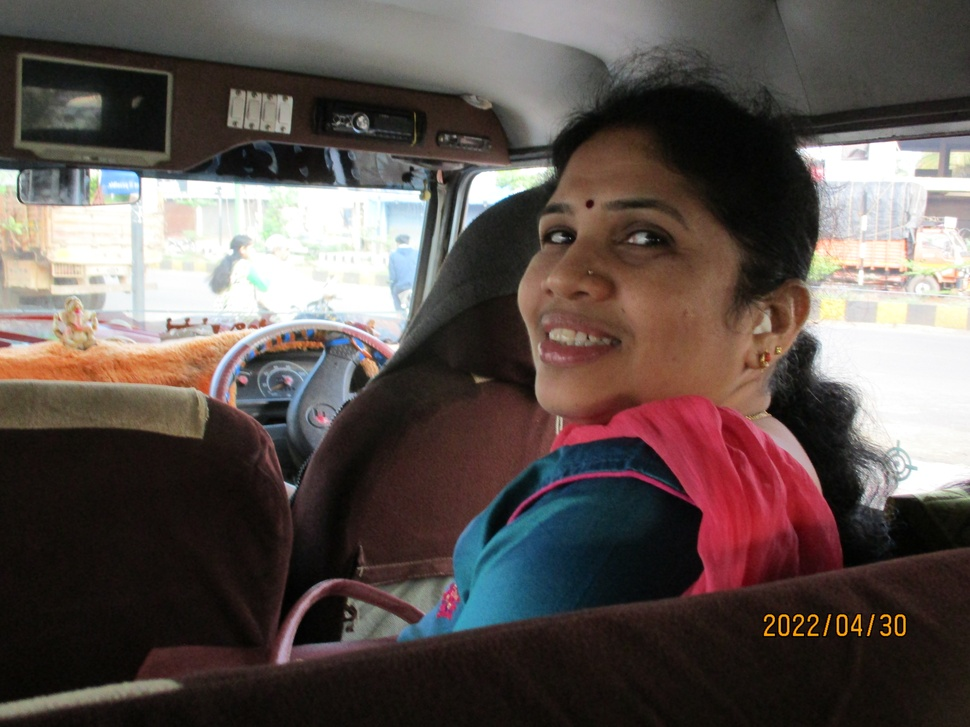
#> input picture dataset_image/real/IMG_1607.JPG, 970 x 727 px, shrunk from 5152 x 3864 before the run; its folder holds only this picture in this run
$ python test_fft.py
#> lines starting #> are read from the running program, lines starting #| are printed output that depends on the picture
import numpy as np
from PIL import Image
import os, glob

def test_fft(path):
#> called with path = 'dataset_image/real/IMG_1607.JPG'
    img = Image.open(path).convert('L')
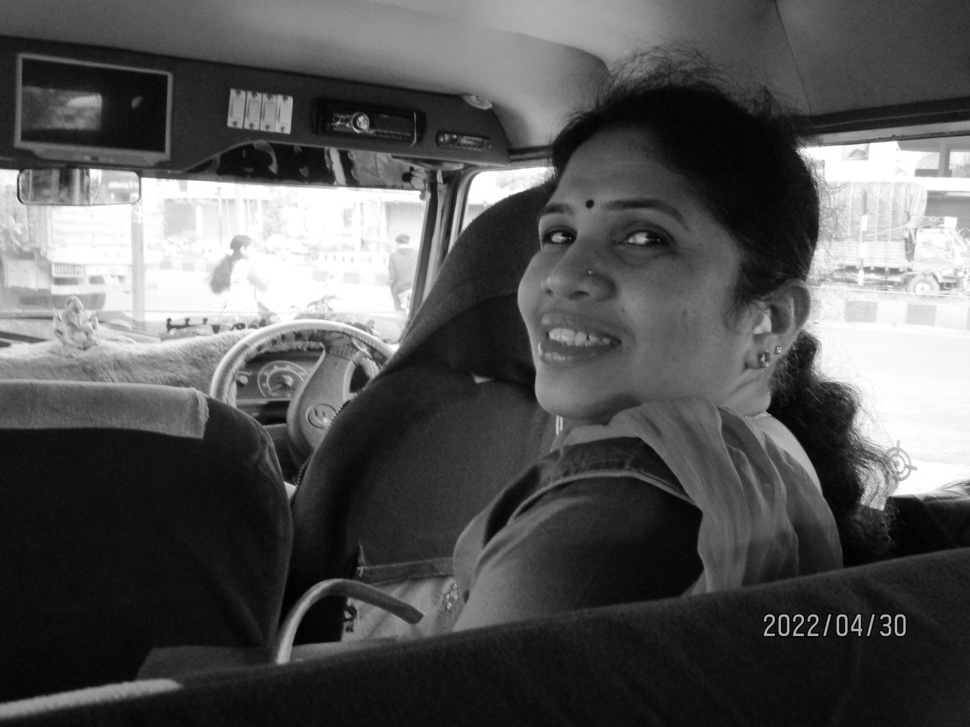
#> img: PIL image 970x727 L; min 0, max 255, mean 85.6
    f = np.fft.fft2(np.array(img))
    fshift = np.fft.fftshift(f)
    mag = 20 * np.log(np.abs(fshift) + 1)
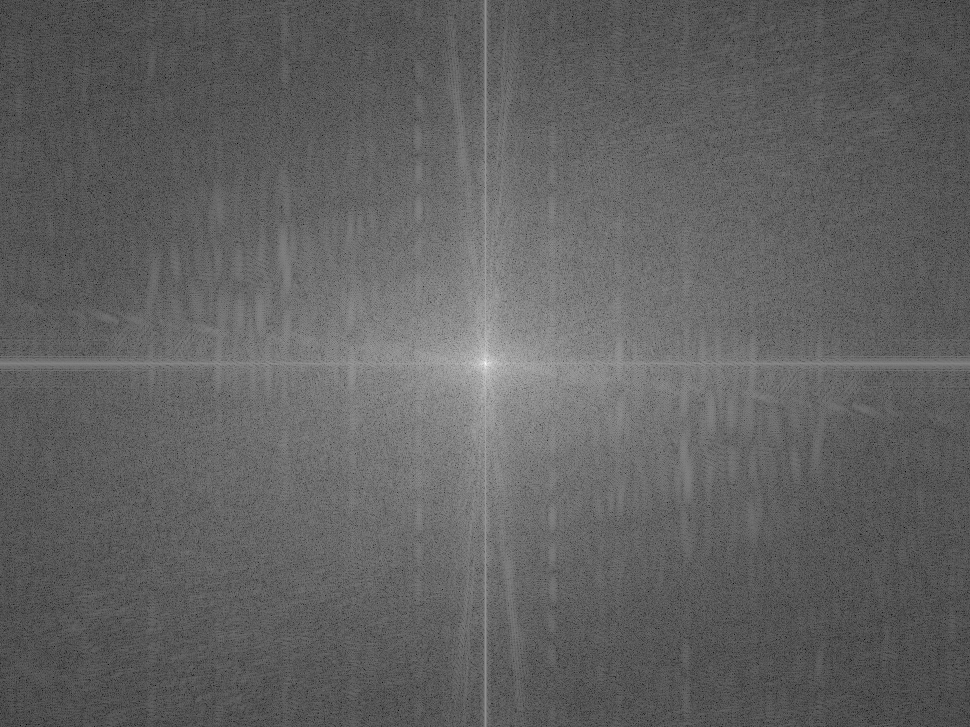
#> mag: shape (727, 970) float64; min 27.33, max 358.3, mean 154.3; drawn with min black and max white
    h, w = mag.shape
#> h = 727; w = 970
    y, x = np.ogrid[0:h, 0:w]
#> y = 727 values from 0 to 726
    cy, cx = h//2, w//2
#> cy = 363; cx = 485
    mask = (x-cx)**2 + (y-cy)**2 <= (min(h, w)*0.15)**2
    hf_ratio = np.sum(mag[~mask]) / (np.sum(mag) + 1e-10)
#> hf_ratio = 0.929
    return hf_ratio

files = glob.glob('D:/voice-check/voice-check/dataset_image/real/*.jpg')[:5]
for f in files:
    r = test_fft(f)
#> r = 0.929
    print(f"Real -> HF Ratio: {r:.4f}")
#| Real -> HF Ratio: 0.9287

files2 = glob.glob('D:/voice-check/voice-check/dataset_image/fake/*.jpg')[:5]
for f in files2:
    r = test_fft(f)
    print(f"Fake -> HF Ratio: {r:.4f}")

$ run again, on dataset_image/real/IMG_1684.JPG
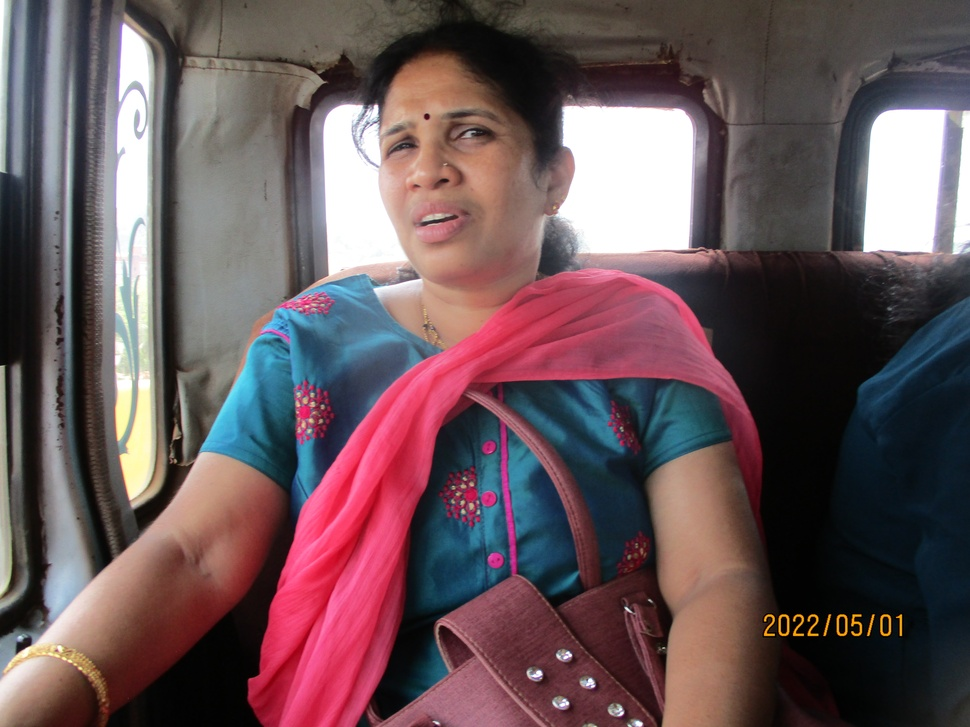
#> input picture dataset_image/real/IMG_1684.JPG, 970 x 727 px, shrunk from 5152 x 3864 before the run
#> in test_fft, `img = Image.open(path).convert('L')`:
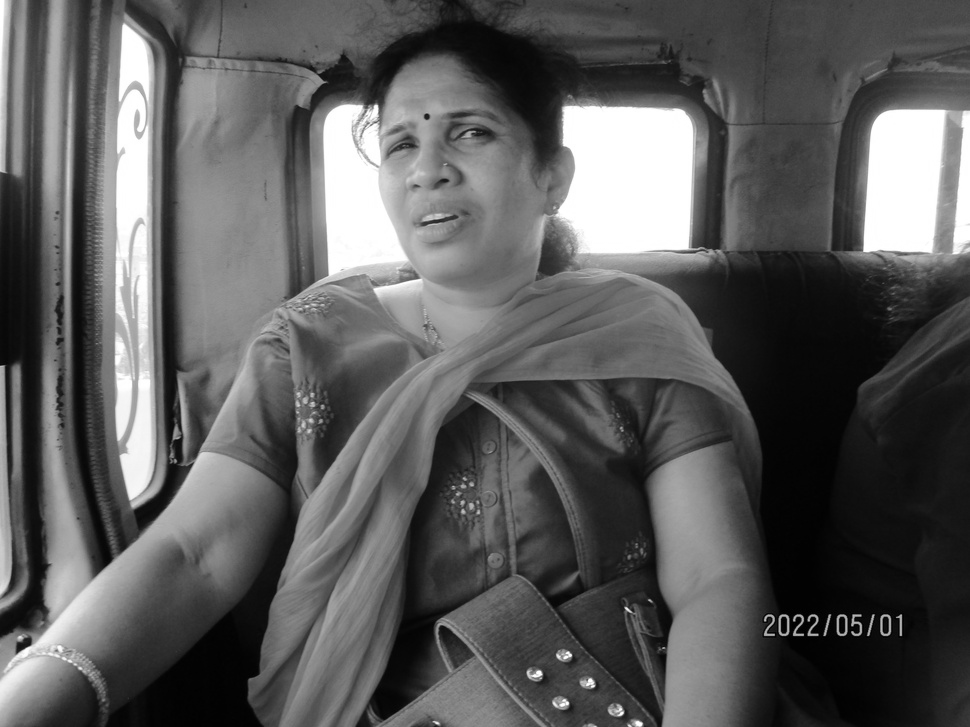
#> img: PIL image 970x727 L; min 0, max 255, mean 92.1
#> hf_ratio = 0.929
#| Real -> HF Ratio: 0.9290

$ run again, on dataset_image/real/IMG_1719.JPG
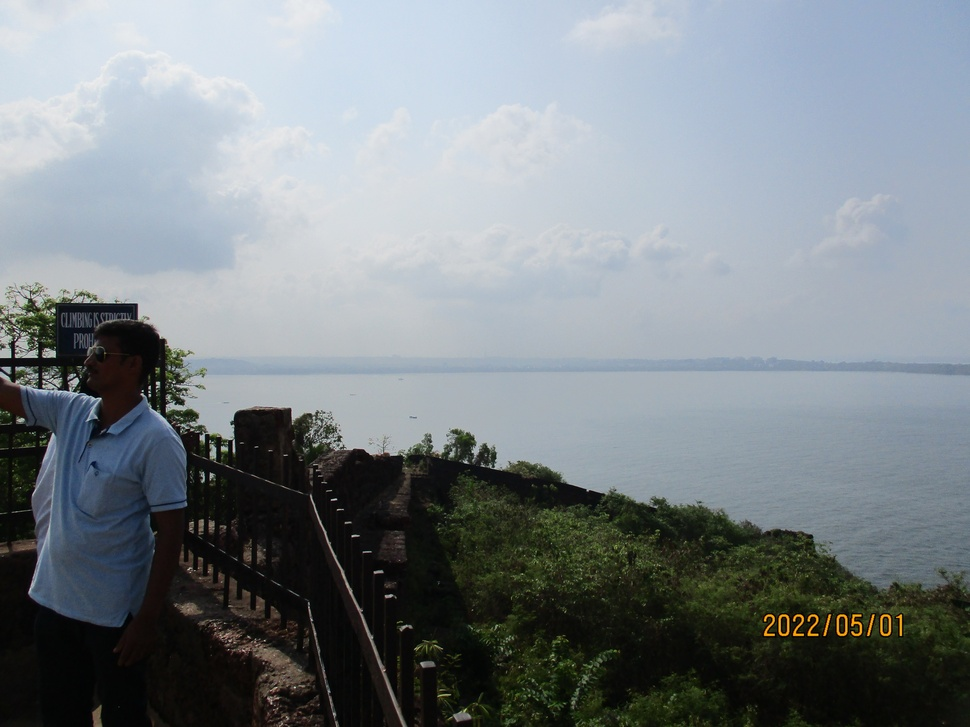
#> input picture dataset_image/real/IMG_1719.JPG, 970 x 727 px, shrunk from 5152 x 3864 before the run
#> in test_fft, `img = Image.open(path).convert('L')`:
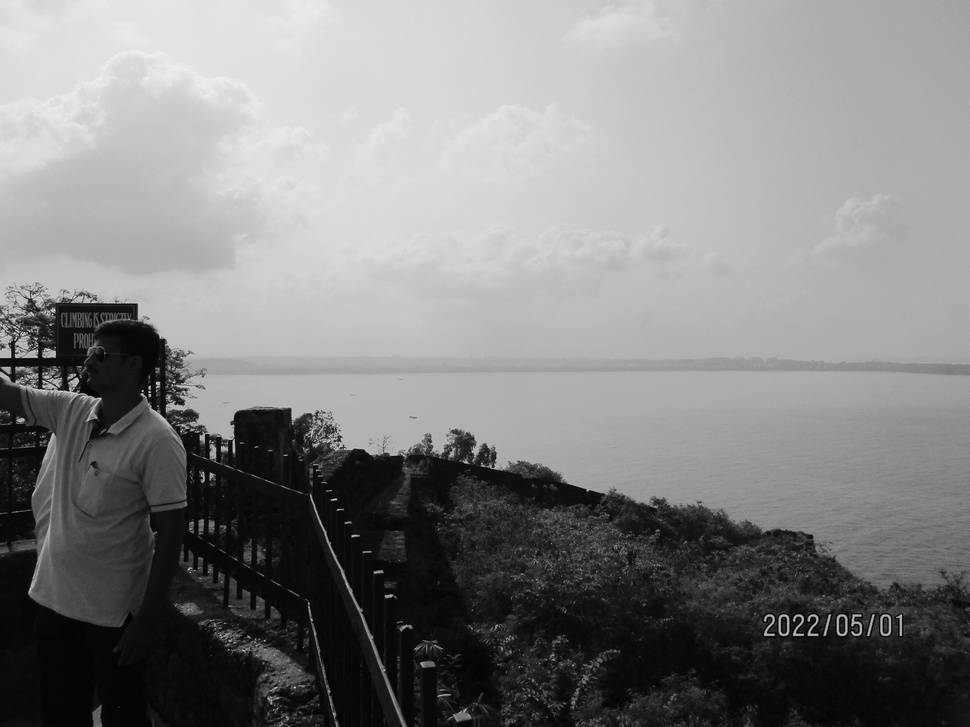
#> img: PIL image 970x727 L; min 0, max 239, mean 129.6
#> in test_fft, `mag = 20 * np.log(np.abs(fshift) + 1)`:
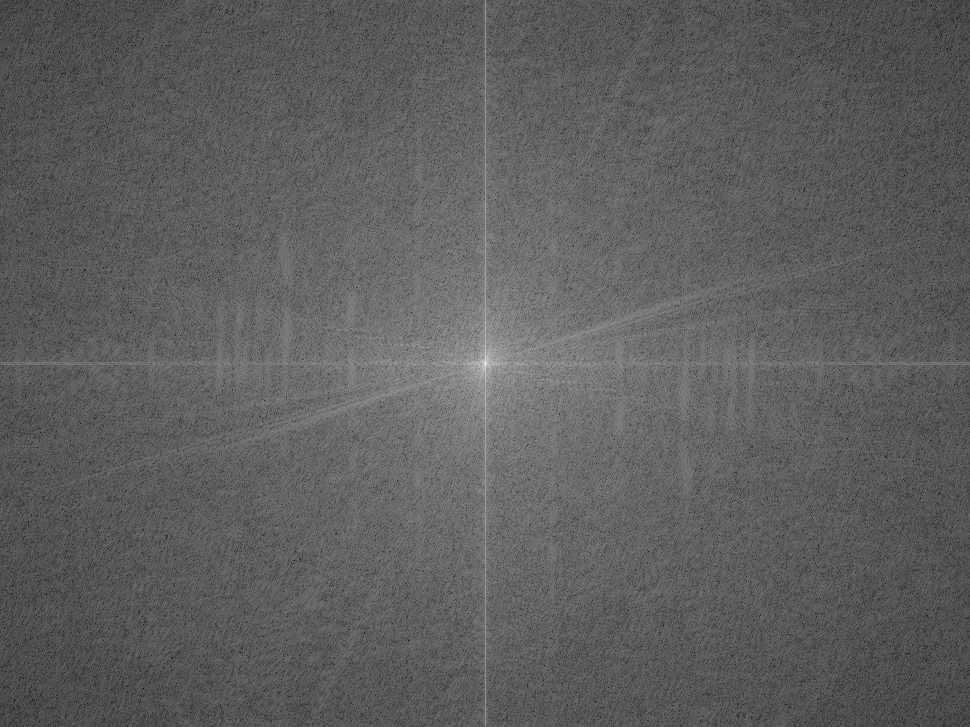
#> mag: shape (727, 970) float64; min 47.3, max 366.6, mean 165.9; drawn with min black and max white
#> hf_ratio = 0.935
#| Real -> HF Ratio: 0.9349

$ run again, on dataset_image/real/IMG_1725.JPG
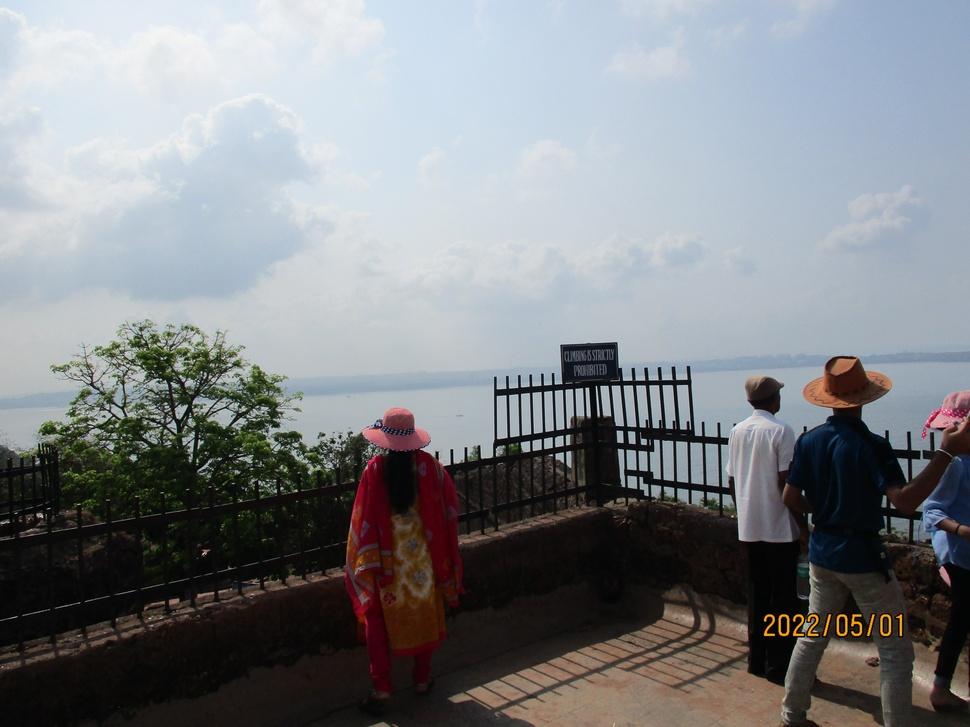
#> input picture dataset_image/real/IMG_1725.JPG, 970 x 727 px, shrunk from 5152 x 3864 before the run
#> in test_fft, `img = Image.open(path).convert('L')`:
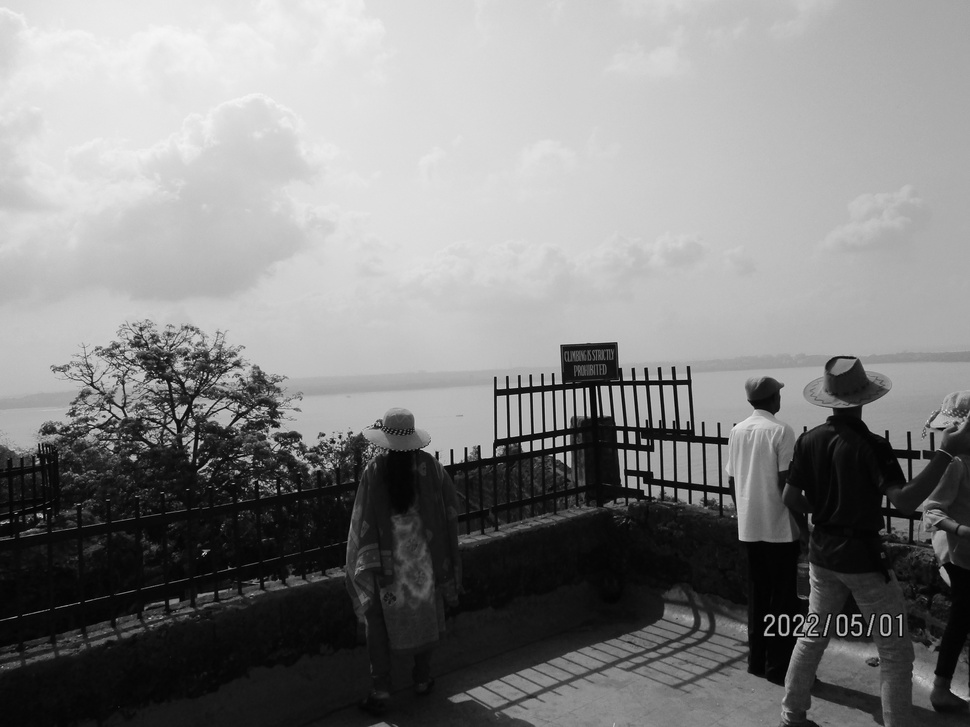
#> img: PIL image 970x727 L; min 0, max 246, mean 130.6
#> in test_fft, `mag = 20 * np.log(np.abs(fshift) + 1)`:
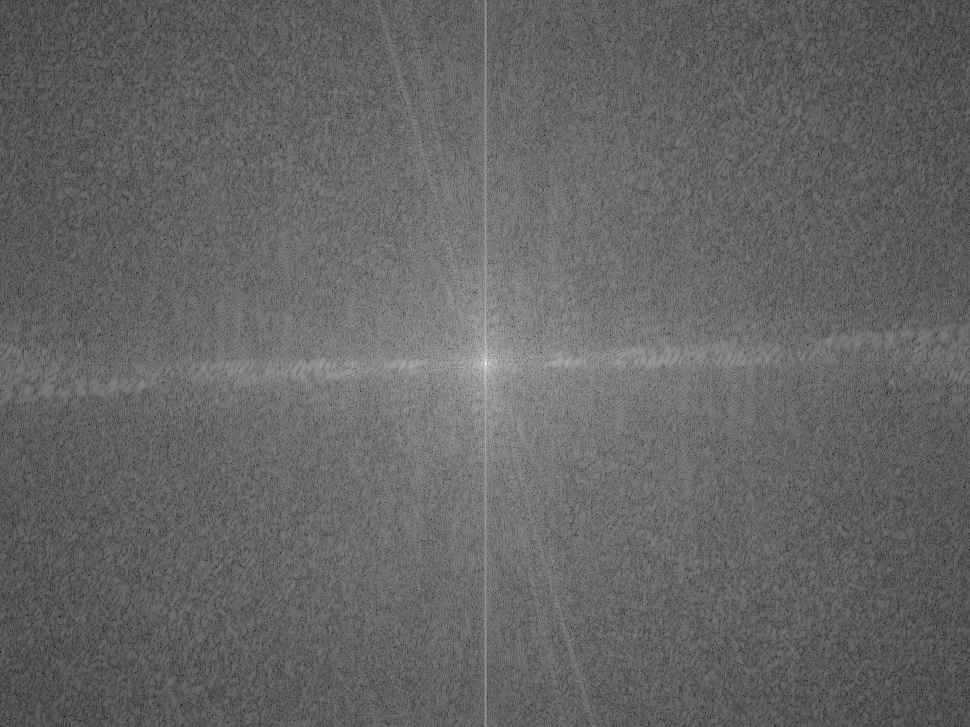
#> mag: shape (727, 970) float64; min 39.27, max 366.8, mean 169.8; drawn with min black and max white
#> hf_ratio = 0.934
#| Real -> HF Ratio: 0.9343

$ run again, on dataset_image/real/IMG_1648.JPG
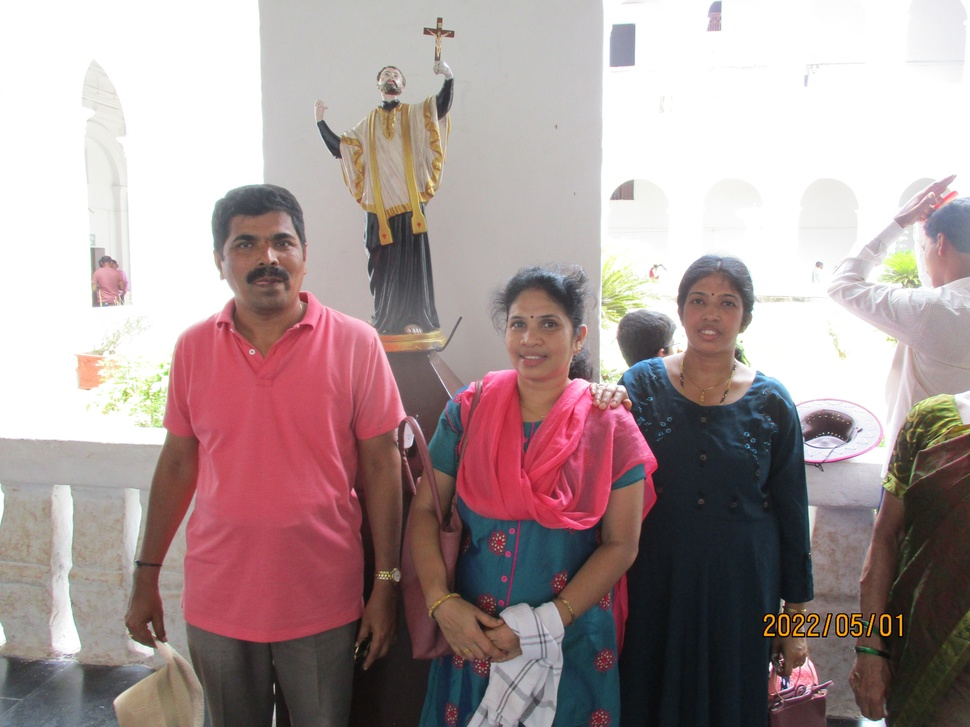
#> input picture dataset_image/real/IMG_1648.JPG, 970 x 727 px, shrunk from 5152 x 3864 before the run
#> in test_fft, `img = Image.open(path).convert('L')`:
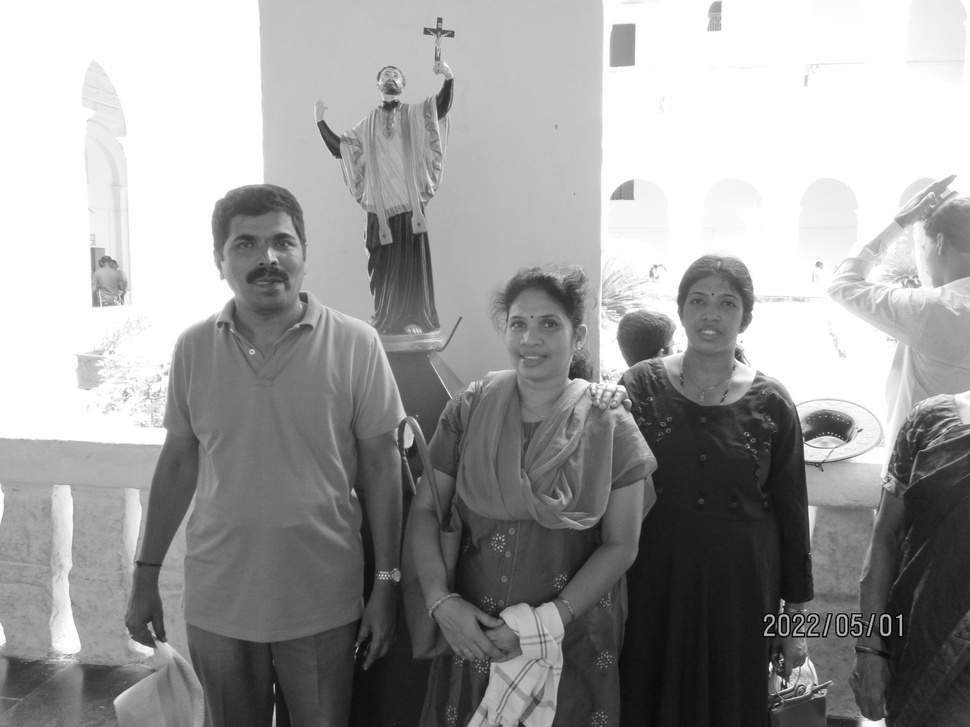
#> img: PIL image 970x727 L; min 1, max 255, mean 156.1
#> in test_fft, `mag = 20 * np.log(np.abs(fshift) + 1)`:
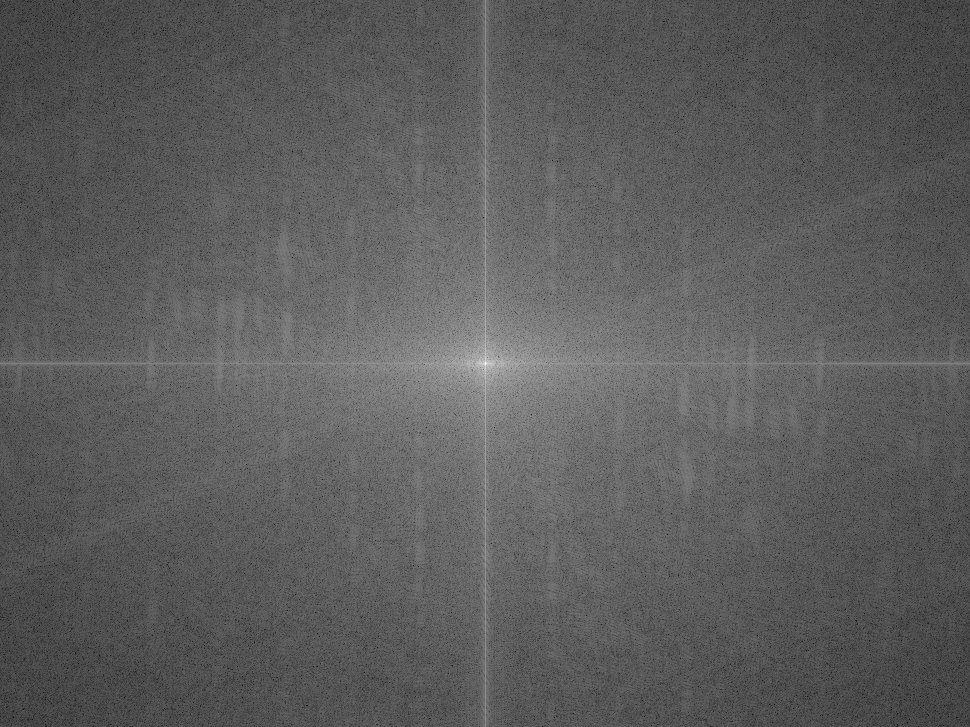
#> mag: shape (727, 970) float64; min 39.69, max 370.3, mean 160.7; drawn with min black and max white
#> hf_ratio = 0.932
#| Real -> HF Ratio: 0.9321
